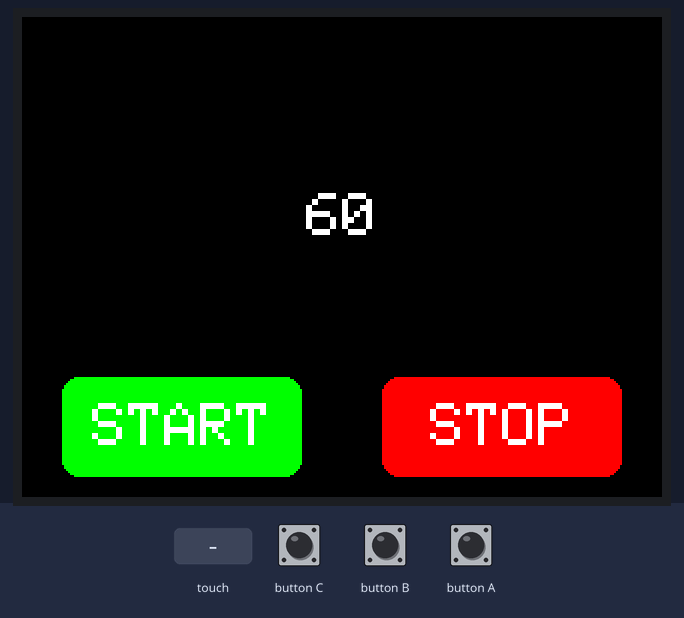
Bench run of a program on a simulated ESP32. Parts: 320×240 colour display. Inputs (shaded band) come from the test bench. EEPROM starts erased.

Above: at 1.4 s.
1.5 s: touch panel pressed at 13 % / 90 % of its raw x / y range
At 3.3 s:
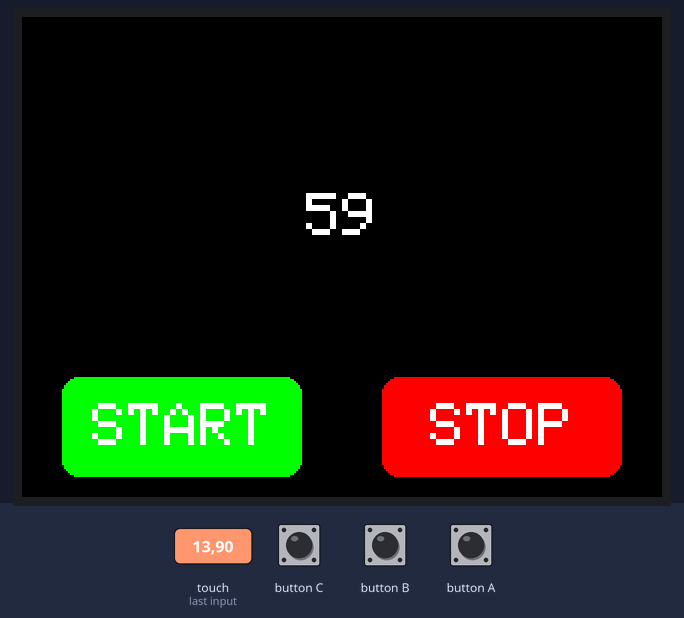
At 4.9 s:
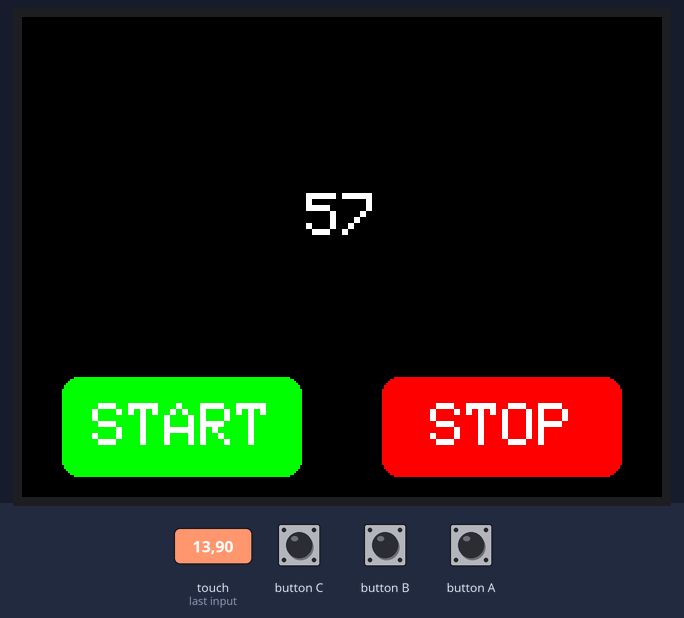
5.0 s: touch panel pressed at 62 % / 90 % of its raw x / y range
Timing chart, 0 to 8.0 s (numbered marks = the images above; inputs shaded):
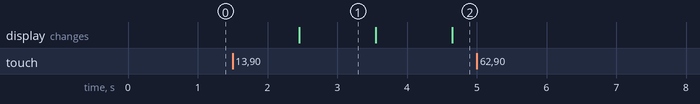

The program:

main.cpp
```cpp
#include <M5Unified.h>
#include <Preferences.h>

// Global variables
Preferences preferences;
const int DEFAULT_TIME = 60;  // Constant default time
int defaultTime = DEFAULT_TIME;
int currentTime = defaultTime;
bool isRunning = false;
bool isTimeUp = false;
bool flashState = false;  // For background flashing effect
unsigned long lastFlashTime = 0;  // For controlling flash timing

// Screen layout constants
const int FONT_SIZE = 3;
const int TIME_X = 160;  // Center X for landscape mode (320/2)
const int TIME_Y = 100;  // Slightly above center for better layout with buttons
const int BUTTON_HEIGHT = 50;
const int BUTTON_WIDTH = 120;  // Increased width since we only have 2 buttons now
const int BUTTON_Y = 180;     // Moved up slightly for better layout
const int FLASH_INTERVAL = 500;  // Flash interval in milliseconds

// Button position definitions
struct Button {
    int x;
    int y;
    int w;
    int h;
    const char* label;
    uint16_t color;
};

// Adjusted button positions for landscape mode with proper spacing
Button startButton = {20, BUTTON_Y, BUTTON_WIDTH, BUTTON_HEIGHT, "START", GREEN};
Button stopButton = {180, BUTTON_Y, BUTTON_WIDTH, BUTTON_HEIGHT, "STOP", RED};
Button resetButton = {180, BUTTON_Y, BUTTON_WIDTH, BUTTON_HEIGHT, "RESET", BLUE};  // Same position as STOP button

// Forward declarations
void updateDisplay();
void drawButtons();
void handleTouch(const m5::touch_detail_t& touch);
bool isInButton(const m5::touch_detail_t& touch, const Button& btn);
void resetTimer();

void setup() {
    // Initialize M5Stack
    auto cfg = M5.config();
    cfg.internal_imu = false;  // Disable IMU as it's not needed
    cfg.internal_rtc = false;  // Disable RTC as it's not needed
    cfg.internal_mic = false;  // Disable microphone as it's not needed
    cfg.internal_spk = true;   // Enable speaker for buzzer
    M5.begin(cfg);

    // Initialize display
    M5.Display.setRotation(1);  // Set rotation so buttons are at the bottom
    M5.Display.setTextSize(FONT_SIZE);
    M5.Display.setTextColor(WHITE, BLACK);
    M5.Display.setTextDatum(MC_DATUM);

    // Clear and initialize preferences
    preferences.begin("shotclock", false);
    preferences.clear();  // Clear any stored preferences
    defaultTime = DEFAULT_TIME;
    currentTime = defaultTime;

    // Initialize display
    updateDisplay();
    drawButtons();
}

void loop() {
    M5.update();

    auto t = M5.Touch.getDetail();
    if (t.isPressed()) {
        handleTouch(t);
    }

    if (isRunning && !isTimeUp) {
        currentTime--;
        if (currentTime <= 0) {
            currentTime = 0;
            isTimeUp = true;
            isRunning = false;
            M5.Speaker.tone(1000, 1000);  // Time up sound
            lastFlashTime = millis();  // Initialize flash timing
            flashState = true;  // Start with red background
        }
        updateDisplay();
    }

    // Handle background flashing when time is up
    if (isTimeUp) {
        unsigned long currentTime = millis();
        if (currentTime - lastFlashTime >= FLASH_INTERVAL) {
            flashState = !flashState;  // Toggle flash state
            lastFlashTime = currentTime;
            updateDisplay();
        }
    }

    delay(1000);  // Screen update interval
}

void resetTimer() {
    currentTime = defaultTime;
    isTimeUp = false;
    isRunning = false;
    flashState = false;
    updateDisplay();
}

void handleTouch(const m5::touch_detail_t& touch) {
    // Start button
    if (isInButton(touch, startButton) && !isRunning) {
        isRunning = true;
        isTimeUp = false;
        if (currentTime == 0) {
            currentTime = defaultTime;  // Reset time if it was at 0
        }
        updateDisplay();  // Immediately update display to clear flashing
    }

    // Stop/Reset button
    if (isTimeUp) {
        // Act as Reset button when time is up
        if (isInButton(touch, resetButton)) {
            resetTimer();
        }
    } else {
        // Act as Stop button during normal operation
        if (isInButton(touch, stopButton) && isRunning) {
            isRunning = false;
        }
    }
}

bool isInButton(const m5::touch_detail_t& touch, const Button& btn) {
    return (touch.x >= btn.x && touch.x <= btn.x + btn.w &&
            touch.y >= btn.y && touch.y <= btn.y + btn.h);
}

void updateDisplay() {
    // Set background color based on time up state and flash state
    if (isTimeUp && flashState) {
        M5.Display.fillScreen(RED);
        M5.Display.setTextColor(WHITE, RED);
    } else {
        M5.Display.fillScreen(BLACK);
        M5.Display.setTextColor(WHITE, BLACK);
    }

    M5.Display.setTextSize(FONT_SIZE);

    // Time display
    char timeStr[10];
    sprintf(timeStr, "%02d", currentTime);
    M5.Display.drawString(timeStr, TIME_X, TIME_Y);

    // Time up display
    if (isTimeUp) {
        M5.Display.setTextColor(WHITE, flashState ? RED : BLACK);
        M5.Display.drawString("TIME UP!", TIME_X, TIME_Y - 30);
    }

    drawButtons();
}

void drawButtons() {
    // Start button
    M5.Display.fillRoundRect(startButton.x, startButton.y,
                        startButton.w, startButton.h, 8, startButton.color);
    M5.Display.setTextColor(WHITE, startButton.color);
    M5.Display.drawString(startButton.label,
                      startButton.x + startButton.w/2,
                      startButton.y + startButton.h/2);

    // Stop/Reset button (changes based on state)
    if (isTimeUp) {
        // Draw as Reset button
        M5.Display.fillRoundRect(resetButton.x, resetButton.y,
                            resetButton.w, resetButton.h, 8, resetButton.color);
        M5.Display.setTextColor(WHITE, resetButton.color);
        M5.Display.drawString(resetButton.label,
                          resetButton.x + resetButton.w/2,
                          resetButton.y + resetButton.h/2);
    } else {
        // Draw as Stop button
        M5.Display.fillRoundRect(stopButton.x, stopButton.y,
                            stopButton.w, stopButton.h, 8, stopButton.color);
        M5.Display.setTextColor(WHITE, stopButton.color);
        M5.Display.drawString(stopButton.label,
                          stopButton.x + stopButton.w/2,
                          stopButton.y + stopButton.h/2);
    }
}
```

Measured:
- after the input at 1.5 s, the display: changes after 0.96 s (image 1)
- after the input at 5.0 s, every drawn part: stays the same
